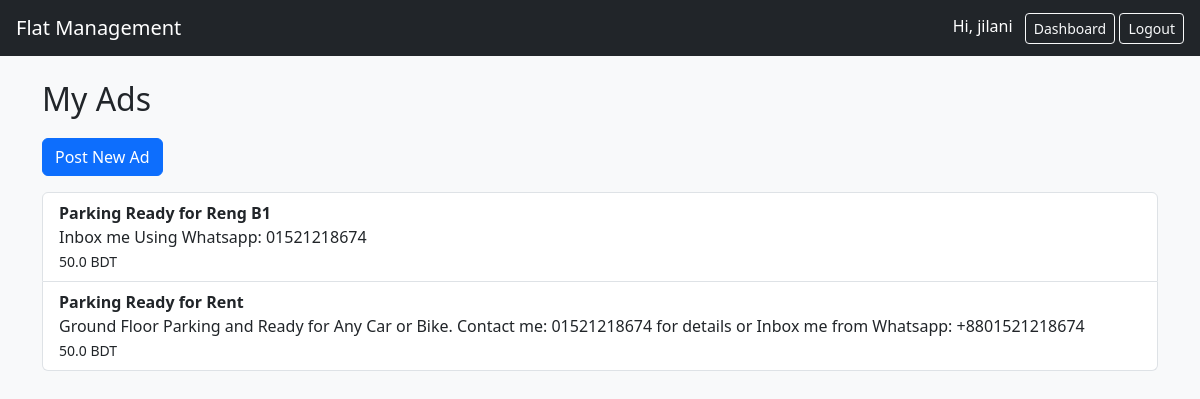
The page /dashboard (signed in) on the database as committed earlier.
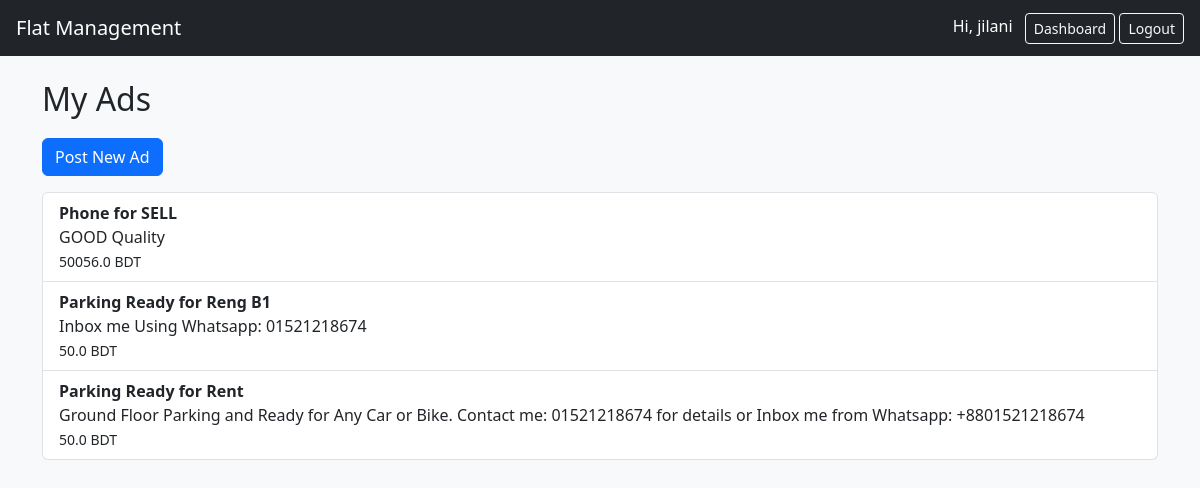
The same page on the database as committed later.
### tables this page shows
CREATE TABLE ads (
    id INTEGER PRIMARY KEY AUTOINCREMENT,
    title TEXT NOT NULL,
    description TEXT NOT NULL,
    price REAL,
    user_id INTEGER,
    date_posted TEXT DEFAULT CURRENT_TIMESTAMP
);

### routes/post_routes.py (the view)
@bp.route('/dashboard')
def dashboard():
    if 'user_id' not in session:
        return redirect('/login')
    conn = get_connection()
    cursor = conn.cursor()
    cursor.execute("SELECT * FROM ads WHERE user_id=? ORDER BY date_posted DESC", (session['user_id'],))
    ads = cursor.fetchall()
    conn.close()
    return render_template('dashboard.html', ads=ads)

### conn.py (called while the page is built)
def get_connection():
    conn = sqlite3.connect('db/flat.db')
    conn.row_factory = sqlite3.Row  # For dictionary-style access
    return conn

### templates/dashboard.html (shortened to what this page needs)
{% extends 'base.html' %}
{% block content %}
<h2>My Ads</h2>
<a href="/post-ad" class="btn btn-primary mb-3">Post New Ad</a>
{% if ads %}
    <ul class="list-group">
        {% for ad in ads %}
            <li class="list-group-item">
                <strong>{{ ad.title }}</strong><br>
                {{ ad.description }}<br>
                <small>{{ ad.price }} BDT</small>
            </li>
        {% endfor %}
    </ul>
{% else %}
    <p>You have not posted any ads yet.</p>
{% endif %}
{% endblock %}

Rows that differ between the two databases and show on the page:
added ads: title "Phone for SELL", description "GOOD Quality", price "50056.0"
